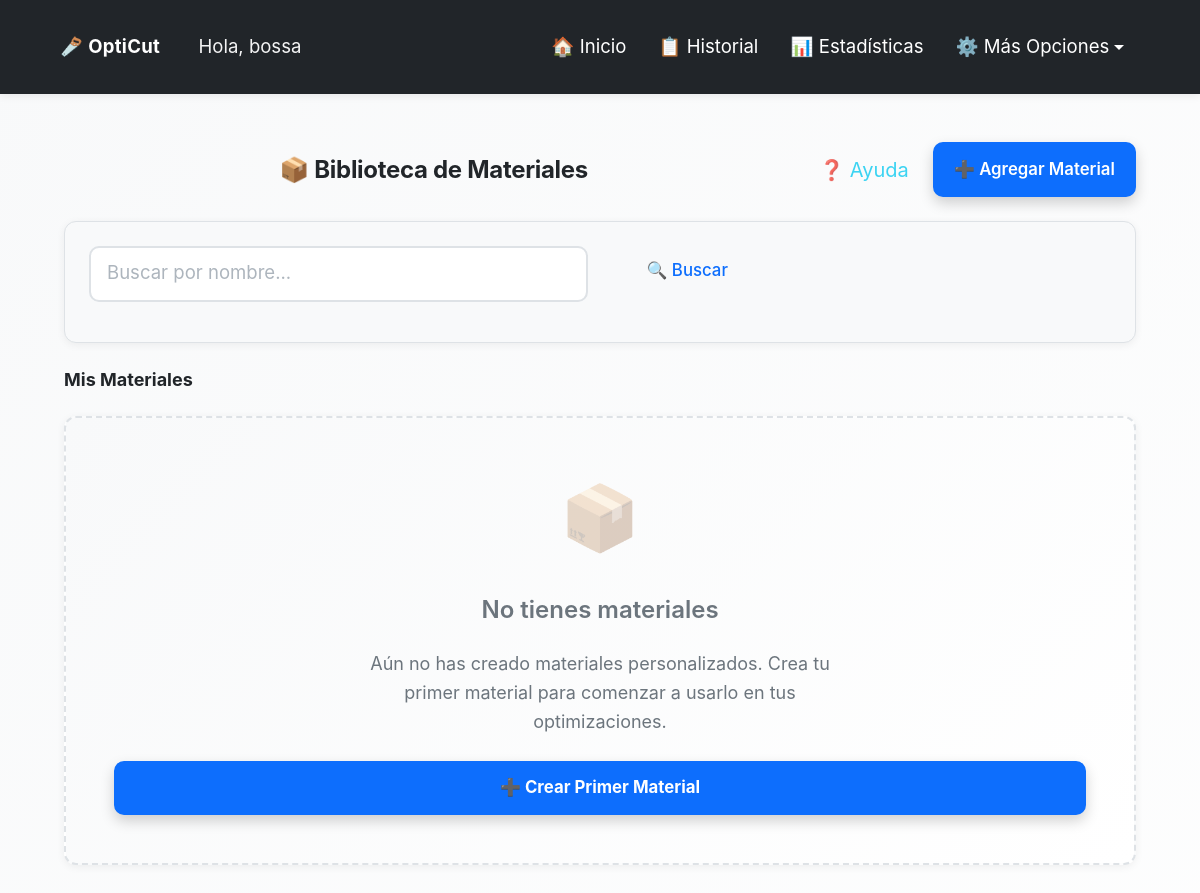
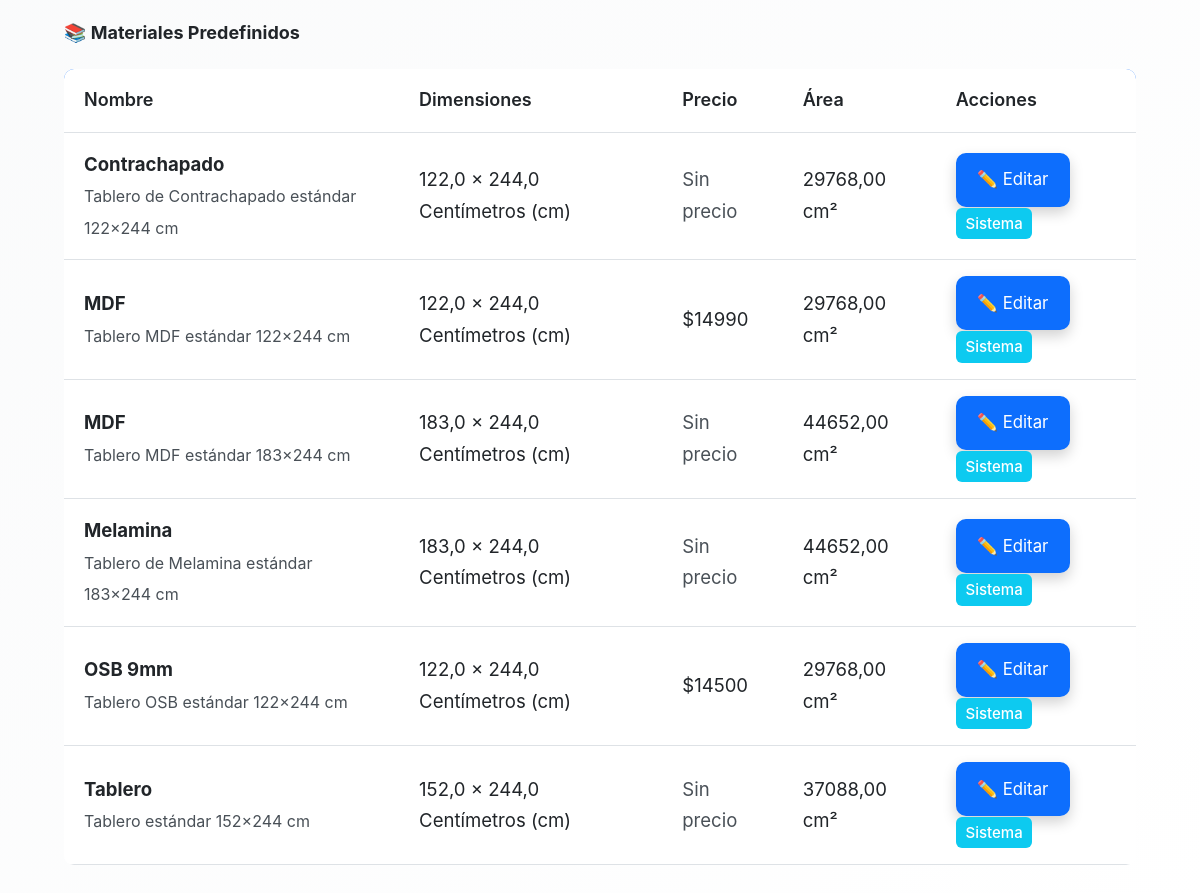
The app's page /opticut/materiales/ (signed in) with its own data (2 pictures, top to bottom).
### opticut/models.py (models this page shows, shortened)
class Material(models.Model):
    UNIDADES_CHOICES = [
        ('cm', 'Centímetros (cm)'),
        ('m', 'Metros (m)'),
        ('in', 'Pulgadas (in)'),
        ('ft', 'Pies (ft)'),
    ]
    usuario = models.ForeignKey(
        User,
        on_delete=models.CASCADE,
        null=True,
        blank=True,
        help_text="Usuario propietario. Null para materiales predefinidos del sistema."
    )
    nombre = models.CharField(max_length=100, help_text="Nombre del material (ej: MDF 18mm, Contrachapado)")
    ancho = models.FloatField(help_text="Ancho del tablero en cm")
    alto = models.FloatField(help_text="Alto del tablero en cm")
    unidad_medida = models.CharField(
        max_length=2,
        choices=UNIDADES_CHOICES,
        default='cm',
        help_text="Unidad de medida para mostrar"
    )
    precio = models.DecimalField(
        max_digits=10,
        decimal_places=2,
        null=True,
        blank=True,
        help_text="Precio por tablero (opcional)"
    )
    es_predefinido = models.BooleanField(
        default=False,
        help_text="Si es True, es un material del sistema (no se puede eliminar)"
    )
    descripcion = models.TextField(blank=True, help_text="Descripción adicional del material")
    fecha_creacion = models.DateTimeField(auto_now_add=True)
    fecha_actualizacion = models.DateTimeField(auto_now=True)
    class Meta:
        verbose_name = "Material"
        verbose_name_plural = "Materiales"
        ordering = ['-es_predefinido', 'nombre']
    def get_area(self):
        return self.ancho * self.alto

### opticut/views.py (the view)
# urls.py: path('materiales/', views.lista_materiales, name='lista_materiales'),
@login_required
def lista_materiales(request):
    materiales_usuario = Material.objects.filter(usuario=request.user)
    materiales_sistema = Material.objects.filter(es_predefinido=True)
    busqueda = request.GET.get('busqueda', '').strip()
    if busqueda:
        materiales_usuario = materiales_usuario.filter(nombre__icontains=busqueda)
        materiales_sistema = materiales_sistema.filter(nombre__icontains=busqueda)
    return render(request, 'opticut/lista_materiales.html', {
        'materiales_usuario': materiales_usuario,
        'materiales_sistema': materiales_sistema,
        'busqueda': busqueda,
    })

### opticut/context_processors.py (called while the page is built)
def tutorial_context(request):
    if request.user.is_authenticated:
        tiene_optimizaciones = Optimizacion.objects.filter(usuario=request.user).exists()
        return {
            'tiene_optimizaciones': tiene_optimizaciones
        }
    return {
        'tiene_optimizaciones': False
    }

### usuarios/models.py (called while the page is built)
    def get_timeout_segundos_str(self):
        if self.timeout_sesion is None:
            return '1800'  # 30 minutos por defecto
        if self.timeout_sesion == 0:
            return '0'  # Desactivado
        return str(self.timeout_sesion * 60)

### opticut/templates/opticut/lista_materiales.html (shortened to what this page needs)
{% extends 'opticut/base.html' %}
{% load static %}
{% block extra_css %}
<link rel="stylesheet" href="{% static 'opticut/css/historial.css' %}">
{% endblock %}
{% block content %}
<div class="container mt-4">
  <div class="d-flex justify-content-between align-items-center mb-4 fade-in">
    <h2 class="text-center mb-0 flex-grow-1">📦 Biblioteca de Materiales</h2>
    <div class="d-flex gap-2 align-items-center">
      <button type="button" class="btn btn-sm btn-outline-info btn-ayuda-seccion"
              onclick="iniciarTutorialSeccion('materiales')"
              title="Ayuda sobre materiales">
        ❓ Ayuda
      </button>
      <a href="{% url 'opticut:crear_material' %}" class="btn btn-primary">
        ➕ Agregar Material
      </a>
    </div>
  </div>
  <div class="search-filters fade-in mb-4">
    <form method="GET" action="{% url 'opticut:lista_materiales' %}">
      <div class="row">
        <div class="col-md-6">
          <input type="text"
                 class="form-control"
                 name="busqueda"
                 placeholder="Buscar por nombre..."
                 value="{{ busqueda }}">
        </div>
        <div class="col-md-2">
          <button type="submit" class="btn btn-outline-primary w-100">🔍 Buscar</button>
        </div>
      </div>
    </form>
  </div>
  <div class="fade-in">
    <h4 class="mb-3">Mis Materiales</h4>
    {% if materiales_usuario %}
    <div class="table-responsive">
      <table class="table table-hover">
        <thead>
          <tr>
            <th>Nombre</th>
            <th>Dimensiones</th>
            <th>Precio</th>
            <th>Área</th>
            <th>Acciones</th>
          </tr>
        </thead>
        <tbody>
          {% for material in materiales_usuario %}
          <tr>
            <td>
              <strong>{{ material.nombre }}</strong>
              {% if material.descripcion %}
                <br><small class="text-muted">{{ material.descripcion|truncatewords:10 }}</small>
              {% endif %}
            </td>
            <td>
              {{ material.ancho }} × {{ material.alto }} {{ material.get_unidad_medida_display }}
            </td>
            <td>
              {% if material.precio %}
                ${{ material.precio|floatformat:0 }}
              {% else %}
                <span class="text-muted">Sin precio</span>
              {% endif %}
            </td>
            <td>{{ material.get_area|floatformat:2 }} cm²</td>
            <td>
              <a href="{% url 'opticut:editar_material' material.pk %}" class="btn btn-sm btn-primary">✏️ Editar</a>
              {% if not material.es_predefinido %}
              <a href="{% url 'opticut:eliminar_material' material.pk %}" class="btn btn-sm btn-danger">🗑️ Eliminar</a>
              {% else %}
              <span class="badge bg-info">Sistema</span>
              {% endif %}
            </td>
          </tr>
          {% endfor %}
        </tbody>
      </table>
    </div>
    {% else %}
    <div class="card fade-in text-center card-empty-state">
      <div class="mb-4" style="font-size: 4rem; opacity: 0.3;">📦</div>
      <h4 class="mb-3">No tienes materiales</h4>
      <p class="mb-4" style="max-width: 500px; margin: 0 auto;">
        Aún no has creado materiales personalizados. Crea tu primer material para comenzar a usarlo en tus optimizaciones.
      </p>
      <a href="{% url 'opticut:crear_material' %}" class="btn btn-primary btn-lg">
        ➕ Crear Primer Material
      </a>
    </div>
    {% endif %}
  </div>
  {% if materiales_sistema %}
  <div class="fade-in mt-5">
    <h4 class="mb-3">📚 Materiales Predefinidos</h4>
    <div class="table-responsive">
      <table class="table table-hover">
        <thead>
          <tr>
            <th>Nombre</th>
            <th>Dimensiones</th>
            <th>Precio</th>
            <th>Área</th>
            <th>Acciones</th>
          </tr>
        </thead>
        <tbody>
          {% for material in materiales_sistema %}
          <tr>
            <td>
              <strong>{{ material.nombre }}</strong>
              {% if material.descripcion %}
                <br><small class="text-muted">{{ material.descripcion|truncatewords:10 }}</small>
              {% endif %}
            </td>
            <td>
              {{ material.ancho }} × {{ material.alto }} {{ material.get_unidad_medida_display }}
            </td>
            <td>
              {% if material.precio %}
                ${{ material.precio|floatformat:0 }}
              {% else %}
                <span class="text-muted">Sin precio</span>
              {% endif %}
            </td>
            <td>{{ material.get_area|floatformat:2 }} cm²</td>
            <td>
              <a href="{% url 'opticut:editar_material' material.pk %}" class="btn btn-sm btn-primary">✏️ Editar</a>
              <span class="badge bg-info">Sistema</span>
            </td>
          </tr>
          {% endfor %}
        </tbody>
      </table>
    </div>
  </div>
  {% endif %}
</div>
{% endblock %}

### opticut/templates/opticut/base.html (shortened to what this page needs)
{% load static %}
<!DOCTYPE html>
<html lang="es" data-theme="light">
<head>
    <link href="https://cdn.jsdelivr.net/npm/bootstrap@5.3.0/dist/css/bootstrap.min.css" rel="stylesheet">
    <link rel="stylesheet" href="https://cdn.jsdelivr.net/npm/intro.js@7.2.0/minified/introjs.min.css">
    <link rel="stylesheet" href="{% static 'opticut/css/main.css' %}">
    <link rel="stylesheet" href="{% static 'opticut/css/accessibility.css' %}">
    {% block extra_css %}{% endblock %}
</head>
<body {% if user.is_authenticated and user.perfil %}data-session-timeout="{{ user.perfil.get_timeout_segundos_str }}" data-perfil-theme="{% if user.perfil.tema_preferido != 'auto' %}{{ user.perfil.tema_preferido }}{% else %}auto{% endif %}" data-font-size="{{ user.perfil.tamanio_fuente }}" data-perfil-unidad="{{ user.perfil.unidad_medida_predeterminada }}" data-perfil-algoritmo="{{ user.perfil.algoritmo_predeterminado }}" data-perfil-rotacion="{{ user.perfil.rotacion_automatica_predeterminada|yesno:'1,0' }}"{% endif %}>
    <nav class="navbar navbar-expand-lg navbar-custom">
        <div class="container-fluid">
            <div class="d-flex align-items-center">
                <a class="navbar-brand me-3" href="{% url 'opticut:index' %}">
                    🪚 OptiCut
                </a>
                {% if user.is_authenticated %}
                    <span class="navbar-greeting">Hola, {{ user.username }}</span>
                {% endif %}
            </div>
            <div class="collapse navbar-collapse" id="navbarNav">
                <div class="navbar-nav ms-auto d-flex align-items-center">
                    {% if user.is_authenticated %}
                        <a class="nav-link" href="{% url 'opticut:index' %}">🏠 Inicio</a>
                        <a class="nav-link" href="{% url 'opticut:historial' %}">📋 Historial</a>
                        <a class="nav-link" href="{% url 'opticut:estadisticas' %}">📊 Estadísticas</a>
                        <div class="dropdown">
                            <a class="nav-link dropdown-toggle" href="#" id="navbarDropdown" role="button" data-bs-toggle="dropdown" aria-expanded="false">
                                ⚙️ Más Opciones
                            </a>
                        </div>
                    {% else %}
                        {% block show_auth_buttons %}
                        <a href="{% url 'usuarios:login' %}" class="btn btn-outline-primary btn-sm me-2">🔑 Iniciar sesión</a>
                        <a href="{% url 'usuarios:registro' %}" class="btn btn-outline-success btn-sm">📝 Registrarse</a>
                        {% endblock %}
                    {% endif %}
                </div>
            </div>
        </div>
    </nav>
    <div class="container">
        {% block content %}
        {% endblock %}
    </div>
</body>
</html>

### opticut/static/opticut/css/accessibility.css (style rules this page uses)
* { -webkit-tap-highlight-color: rgba(13, 110, 253, 0.2); }
button, input[type="submit"], input[type="button"], input[type="checkbox"], input[type="radio"] { min-height: 44px; min-width: 44px; }
a.btn { min-height: 44px; display: inline-flex; align-items: center; justify-content: center; }
a:not(.btn) { text-decoration: none; color: var(--accent-primary); font-weight: var(--font-weight-medium); }
.text-muted { color: #495057 !important; font-size: var(--font-size-base); }
::placeholder { color: #6c757d; opacity: 0.8; font-size: var(--font-size-base); }
.navbar-brand, .nav-link, .dropdown-item { font-size: var(--font-size-base) !important; }
.form-group, .mb-3, .mb-4 { margin-bottom: 1.5rem !important; }
h1, h2, h3, h4, h5, h6 { font-weight: var(--font-weight-bold); line-height: 1.4; margin-bottom: 1rem; }
h2 { font-size: var(--font-size-2xl); }
h4 { font-size: var(--font-size-lg); }
.badge { padding: 0.5rem 0.75rem; font-size: var(--font-size-base); font-weight: var(--font-weight-semibold); border-radius: var(--border-radius-md); }
.card { border-width: 2px; }
.btn-ayuda-seccion { font-size: 1.25rem !important; padding: 0.75rem 1rem !important; min-width: 50px; min-height: 50px; }
small, .small { font-size: 1rem !important; }
.card, .form-control, .form-select, .btn { border-width: 2px; }

### opticut/static/opticut/css/historial.css (style rules this page uses)
.badge { padding: 0.35em 0.65em; border-radius: 6px; font-weight: 500; font-size: 0.9375rem; line-height: 1.4; }
.search-filters { background: var(--bg-secondary, #f8f9fa); padding: 1.5rem; border-radius: 12px; margin-bottom: 1.5rem; border: 1px solid var(--border-color, #dee2e6); }
.d-flex.justify-content-between.align-items-center { align-items: center !important; }
.card-empty-state { padding: 3rem; }

### records on screen
Material: nombre "Contrachapado", descripcion "Tablero de Contrachapado estándar 122×244 cm", ancho "122,0", alto "244,0", unidad_medida "Centímetros (cm)", shows "Sin precio", get_area "29768,00"
Material: nombre "MDF", descripcion "Tablero MDF estándar 122×244 cm", ancho "122,0", alto "244,0", unidad_medida "Centímetros (cm)", precio "14990", get_area "29768,00"
Material: nombre "MDF", descripcion "Tablero MDF estándar 183×244 cm", ancho "183,0", alto "244,0", unidad_medida "Centímetros (cm)", shows "Sin precio", get_area "44652,00"
Material: nombre "Melamina", descripcion "Tablero de Melamina estándar 183×244 cm", ancho "183,0", alto "244,0", unidad_medida "Centímetros (cm)", shows "Sin precio", get_area "44652,00"
Material: nombre "OSB 9mm", descripcion "Tablero OSB estándar 122×244 cm", ancho "122,0", alto "244,0", unidad_medida "Centímetros (cm)", precio "14500", get_area "29768,00"
Material: nombre "Tablero", descripcion "Tablero estándar 152×244 cm", ancho "152,0", alto "244,0", unidad_medida "Centímetros (cm)", shows "Sin precio", get_area "37088,00"

### other values on screen
{{ user.username }} "bossa"
